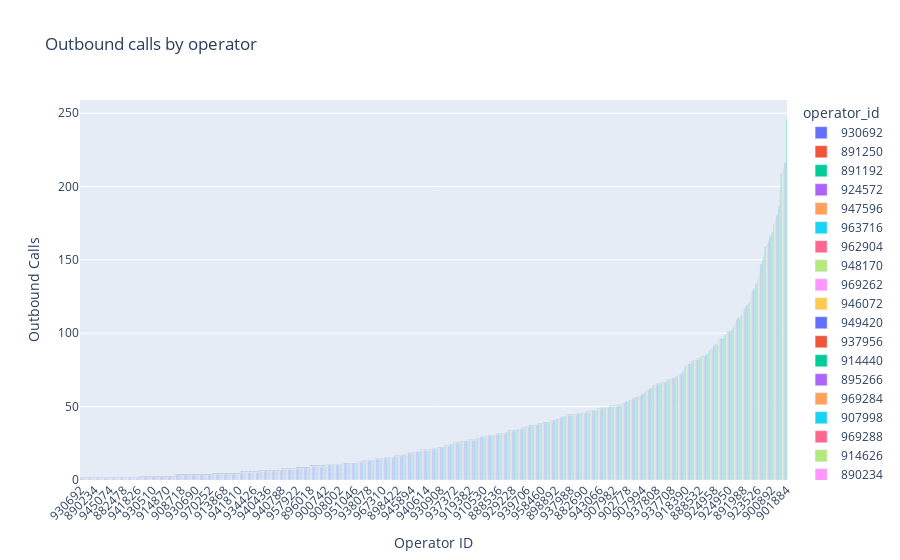

Notebook code for this chart:
### Markdown cell above
##### ¿Que operadores hacen menos llamadas salientes?

### Code cell
outbound_calls_operator = data_mix[data_mix['direction'] == 'out'].groupby('operator_id').size().reset_index()
outbound_calls_operator.columns = ['operator_id', 'outbound_counts']
outbound_calls_operator['operator_id'] = outbound_calls_operator['operator_id'].astype(str)
order_outbound_calls_operator = outbound_calls_operator.sort_values('outbound_counts')
#.nsmallest(100, 'outbound_counts')
# Elaboración de gráfica. 
fig2 = px.bar(order_outbound_calls_operator, 
             x ='operator_id', 
             y = 'outbound_counts',
             text_auto = 'outbound_counts',
             title = "Outbound calls by operator",
             color = "operator_id")
fig2.update_traces(textposition='outside')
fig2.update_layout(xaxis_title="Operator ID", 
                  yaxis_title="Outbound Calls",
                  xaxis_tickangle = -45 )
fig2.show()
